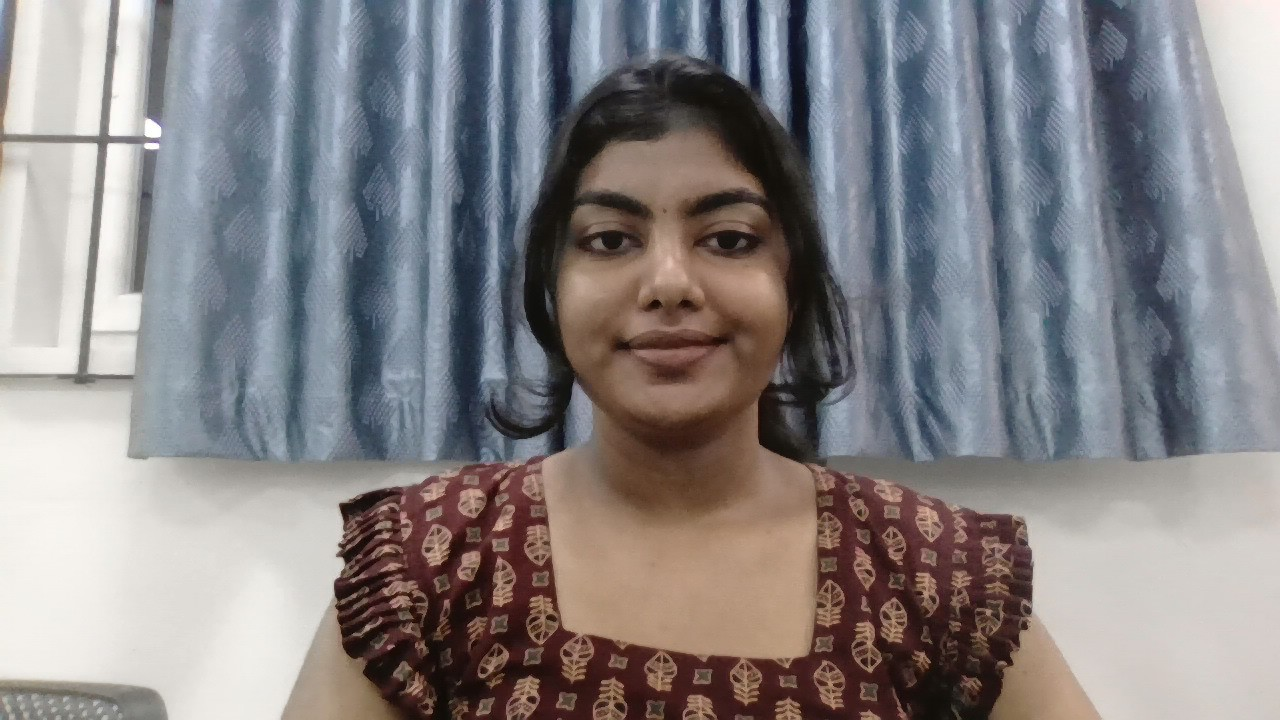
#> input picture face/owner/WIN_20260903_18_37_56_Pro.jpg, 1280 x 720 px
$ python -i face_engine.py   (imports and definitions only)
#> lines starting #> are read from the running program, lines starting #| are printed output that depends on the picture
#> further down, picture is the input picture: shape (720, 1280, 3); mean B, G, R 133.6, 131.8, 135.1
import os
import cv2
import numpy as np

face_cascade = cv2.CascadeClassifier(cv2.data.haarcascades + 'haarcascade_frontalface_default.xml')

def extract_face(image):
    gray = cv2.cvtColor(image, cv2.COLOR_BGR2GRAY)
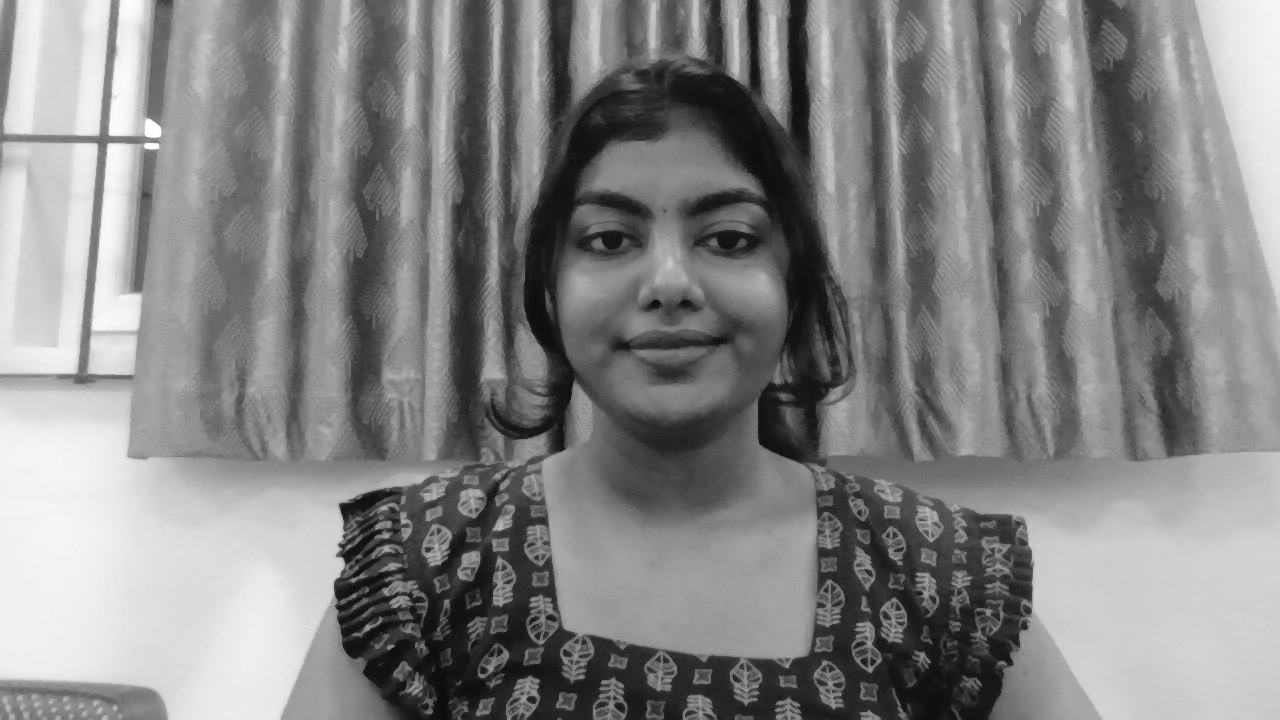
#> gray: shape (720, 1280); min 4, max 255, mean 132.9
    faces = face_cascade.detectMultiScale(gray, scaleFactor=1.2, minNeighbors=5, minSize=(80, 80))
#> faces = [[515, 114, 310, 310]]
    if len(faces) == 0:
        return None
    x, y, w, h = faces[0]
#> x = 515; y = 114; w = 310; h = 310
    face_roi = gray[y:y+h, x:x+w]
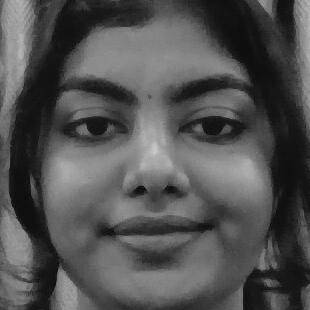
#> face_roi: shape (310, 310); min 6, max 202, mean 81.9
    # Standardize size for comparison
    return cv2.resize(face_roi, (150, 150))

# [52 lines left out: functions load_owner_encodings, check_for_owner, not called in this run]

>>> import cv2
>>> picture = cv2.imread('face/owner/WIN_20260903_18_37_56_Pro.jpg')
>>> result = extract_face(picture)
